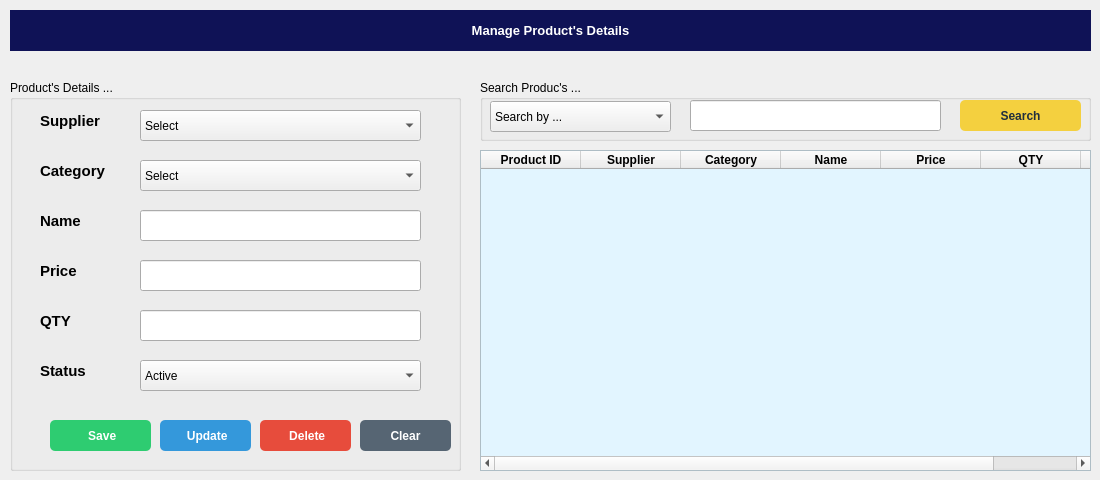
     <widget class="QWidget" name="tab_5">
      <attribute name="title">
       <string>Product's</string>
      </attribute>
      <widget class="QLabel" name="label_15">
       <property name="geometry">
        <rect>
         <x>10</x>
         <y>10</y>
         <width>1081</width>
         <height>41</height>
        </rect>
       </property>
       <property name="font">
        <font>
         <pointsize>10</pointsize>
         <weight>75</weight>
         <bold>true</bold>
        </font>
       </property>
       <property name="styleSheet">
        <string notr="true">background-color: rgb(15, 18, 86);
color: rgb(255, 255, 255);</string>
       </property>
       <property name="text">
        <string>Manage Product's Details</string>
       </property>
       <property name="alignment">
        <set>Qt::AlignCenter</set>
       </property>
      </widget>
      <widget class="QGroupBox" name="groupBox_2">
       <property name="geometry">
        <rect>
         <x>480</x>
         <y>80</y>
         <width>611</width>
         <height>61</height>
        </rect>
       </property>
       <property name="title">
        <string>Search Produc's ...</string>
       </property>
       <widget class="QComboBox" name="Product_SearchBy_Comb">
        <property name="geometry">
         <rect>
          <x>10</x>
          <y>21</y>
          <width>181</width>
          <height>31</height>
         </rect>
        </property>
        <item>
         <property name="text">
          <string>Search by ...</string>
         </property>
        </item>
        <item>
         <property name="text">
          <string>Supplier</string>
         </property>
        </item>
        <item>
         <property name="text">
          <string>Category</string>
         </property>
        </item>
        <item>
         <property name="text">
          <string>Name</string>
         </property>
        </item>
       </widget>
       <widget class="QLineEdit" name="Product_SearchBox_Comb">
        <property name="geometry">
         <rect>
          <x>210</x>
          <y>20</y>
          <width>251</width>
          <height>31</height>
         </rect>
        </property>
       </widget>
       <widget class="QPushButton" name="Product_Search_Btn">
        <property name="geometry">
         <rect>
          <x>480</x>
          <y>20</y>
          <width>121</width>
          <height>31</height>
         </rect>
        </property>
        <property name="font">
         <font>
          <weight>75</weight>
          <bold>true</bold>
         </font>
        </property>
        <property name="cursor">
         <cursorShape>PointingHandCursor</cursorShape>
        </property>
        <property name="styleSheet">
         <string notr="true">QPushButton{
  background-color: rgb(244, 208, 63);
  color: rgb(33, 47, 61);
  border-radius: 5px;
}
QPushButton::pressed{
	padding-left:2px;
	padding-top: 3px;
	background-color: rgb(248, 196, 113);
}</string>
        </property>
        <property name="text">
         <string>Search</string>
        </property>
       </widget>
      </widget>
      <widget class="QTableWidget" name="Product_tableWidget">
       <property name="geometry">
        <rect>
         <x>480</x>
         <y>150</y>
         <width>611</width>
         <height>321</height>
        </rect>
       </property>
       <property name="styleSheet">
        <string notr="true">QTableWidget#Product_tableWidget{
background-color: rgb(226, 245, 255);
}</string>
       </property>
       <property name="rowCount">
        <number>0</number>
       </property>
       <column>
        <property name="text">
         <string>Product ID</string>
        </property>
        <property name="font">
         <font>
          <weight>75</weight>
          <bold>true</bold>
         </font>
        </property>
        <property name="textAlignment">
         <set>AlignCenter</set>
        </property>
       </column>
       <column>
        <property name="text">
         <string>Supplier</string>
        </property>
        <property name="font">
         <font>
          <weight>75</weight>
          <bold>true</bold>
         </font>
        </property>
        <property name="textAlignment">
         <set>AlignCenter</set>
        </property>
       </column>
       <column>
        <property name="text">
         <string>Category</string>
        </property>
        <property name="font">
         <font>
          <weight>75</weight>
          <bold>true</bold>
         </font>
        </property>
        <property name="textAlignment">
         <set>AlignCenter</set>
        </property>
       </column>
       <column>
        <property name="text">
         <string>Name</string>
        </property>
        <property name="font">
         <font>
          <weight>75</weight>
          <bold>true</bold>
         </font>
        </property>
        <property name="textAlignment">
         <set>AlignCenter</set>
        </property>
       </column>
       <column>
        <property name="text">
         <string>Price</string>
        </property>
        <property name="font">
         <font>
          <weight>75</weight>
          <bold>true</bold>
         </font>
        </property>
        <property name="textAlignment">
         <set>AlignCenter</set>
        </property>
       </column>
       <column>
        <property name="text">
         <string>QTY</string>
        </property>
        <property name="font">
         <font>
          <weight>75</weight>
          <bold>true</bold>
         </font>
        </property>
        <property name="textAlignment">
         <set>AlignCenter</set>
        </property>
       </column>
       <column>
        <property name="text">
         <string>Status</string>
        </property>
        <property name="font">
         <font>
          <weight>75</weight>
          <bold>true</bold>
         </font>
        </property>
        <property name="textAlignment">
         <set>AlignCenter</set>
        </property>
       </column>
      </widget>
      <widget class="QGroupBox" name="groupBox_3">
       <property name="geometry">
        <rect>
         <x>10</x>
         <y>80</y>
         <width>451</width>
         <height>391</height>
        </rect>
       </property>
       <property name="title">
        <string>Product's Details ...</string>
       </property>
       <widget class="QComboBox" name="Product_Category_Comb">
        <property name="geometry">
         <rect>
          <x>130</x>
          <y>80</y>
          <width>281</width>
          <height>31</height>
         </rect>
        </property>
        <item>
         <property name="text">
          <string>Select</string>
         </property>
        </item>
       </widget>
       <widget class="QLabel" name="label_17">
        <property name="geometry">
         <rect>
          <x>30</x>
          <y>80</y>
          <width>71</width>
          <height>21</height>
         </rect>
        </property>
        <property name="font">
         <font>
          <pointsize>11</pointsize>
          <weight>75</weight>
          <bold>true</bold>
         </font>
        </property>
        <property name="text">
         <string>Category</string>
        </property>
       </widget>
       <widget class="QComboBox" name="Product_Supplier_Comb">
        <property name="geometry">
         <rect>
          <x>130</x>
          <y>30</y>
          <width>281</width>
          <height>31</height>
         </rect>
        </property>
        <item>
         <property name="text">
          <string>Select</string>
         </property>
        </item>
       </widget>
       <widget class="QLabel" name="label_18">
        <property name="geometry">
         <rect>
          <x>30</x>
          <y>30</y>
          <width>71</width>
          <height>21</height>
         </rect>
        </property>
        <property name="font">
         <font>
          <pointsize>11</pointsize>
          <weight>75</weight>
          <bold>true</bold>
         </font>
        </property>
        <property name="text">
         <string>Supplier</string>
        </property>
       </widget>
       <widget class="QLineEdit" name="Product_Name">
        <property name="geometry">
         <rect>
          <x>130</x>
          <y>130</y>
          <width>281</width>
          <height>31</height>
         </rect>
        </property>
       </widget>
       <widget class="QLabel" name="label_19">
        <property name="geometry">
         <rect>
          <x>30</x>
          <y>130</y>
          <width>61</width>
          <height>21</height>
         </rect>
        </property>
        <property name="font">
         <font>
          <pointsize>11</pointsize>
          <weight>75</weight>
          <bold>true</bold>
         </font>
        </property>
        <property name="text">
         <string>Name</string>
        </property>
       </widget>
       <widget class="QLabel" name="label_20">
        <property name="geometry">
         <rect>
          <x>30</x>
          <y>180</y>
          <width>61</width>
          <height>21</height>
         </rect>
        </property>
        <property name="font">
         <font>
          <pointsize>11</pointsize>
          <weight>75</weight>
          <bold>true</bold>
         </font>
        </property>
        <property name="text">
         <string>Price</string>
        </property>
       </widget>
       <widget class="QLineEdit" name="Product_Price">
        <property name="geometry">
         <rect>
          <x>130</x>
          <y>180</y>
          <width>281</width>
          <height>31</height>
         </rect>
        </property>
       </widget>
       <widget class="QLabel" name="label_21">
        <property name="geometry">
         <rect>
          <x>30</x>
          <y>230</y>
          <width>61</width>
          <height>21</height>
         </rect>
        </property>
        <property name="font">
         <font>
          <pointsize>11</pointsize>
          <weight>75</weight>
          <bold>true</bold>
         </font>
        </property>
        <property name="text">
         <string>QTY</string>
        </property>
       </widget>
       <widget class="QLineEdit" name="Product_Qty">
        <property name="geometry">
         <rect>
          <x>130</x>
          <y>230</y>
          <width>281</width>
          <height>31</height>
         </rect>
        </property>
       </widget>
       <widget class="QLabel" name="label_22">
        <property name="geometry">
         <rect>
          <x>30</x>
          <y>280</y>
          <width>71</width>
          <height>21</height>
         </rect>
        </property>
        <property name="font">
         <font>
          <pointsize>11</pointsize>
          <weight>75</weight>
          <bold>true</bold>
         </font>
        </property>
        <property name="text">
         <string>Status</string>
        </property>
       </widget>
       <widget class="QComboBox" name="Product_Status_Comb">
        <property name="geometry">
         <rect>
          <x>130</x>
          <y>280</y>
          <width>281</width>
          <height>31</height>
         </rect>
        </property>
        <item>
         <property name="text">
          <string>Active</string>
         </property>
        </item>
        <item>
         <property name="text">
          <string>Inactive</string>
         </property>
        </item>
       </widget>
       <widget class="QPushButton" name="Clear_Product_Btn">
        <property name="geometry">
         <rect>
          <x>350</x>
          <y>340</y>
          <width>91</width>
          <height>31</height>
         </rect>
        </property>
        <property name="font">
         <font>
          <weight>75</weight>
          <bold>true</bold>
         </font>
        </property>
        <property name="cursor">
         <cursorShape>PointingHandCursor</cursorShape>
        </property>
        <property name="styleSheet">
         <string notr="true">QPushButton{
  background-color: rgb(86, 101, 115);
  color: rgb(255, 255, 255);
  border-radius: 5px;
}
QPushButton::pressed{
	padding-left:5px;
	padding-top: 5px;
	background-color: rgb(128, 139, 150);
}</string>
        </property>
        <property name="text">
         <string>Clear</string>
        </property>
        <property name="icon">
         <iconset resource="images_rc.qrc">
          <normaloff>:/images/Images/clean.png</normaloff>:/images/Images/clean.png</iconset>
        </property>
       </widget>
       <widget class="QPushButton" name="Update_Product_Btn">
        <property name="geometry">
         <rect>
          <x>150</x>
          <y>340</y>
          <width>91</width>
          <height>31</height>
         </rect>
        </property>
        <property name="font">
         <font>
          <weight>75</weight>
          <bold>true</bold>
         </font>
        </property>
        <property name="cursor">
         <cursorShape>PointingHandCursor</cursorShape>
        </property>
        <property name="styleSheet">
         <string notr="true">QPushButton{
  background-color: rgb(52, 152, 219);
  color: rgb(255, 255, 255);
  border-radius: 5px;
}
QPushButton::pressed{
	padding-left:5px;
	padding-top: 5px;
	background-color: rgb(93, 173, 226);
}</string>
        </property>
        <property name="text">
         <string> Update</string>
        </property>
        <property name="icon">
         <iconset resource="images_rc.qrc">
          <normaloff>:/images/Images/refresh.png</normaloff>:/images/Images/refresh.png</iconset>
        </property>
       </widget>
       <widget class="QPushButton" name="Delete_Product_Btn">
        <property name="geometry">
         <rect>
          <x>250</x>
          <y>340</y>
          <width>91</width>
          <height>31</height>
         </rect>
        </property>
        <property name="font">
         <font>
          <weight>75</weight>
          <bold>true</bold>
         </font>
        </property>
        <property name="cursor">
         <cursorShape>PointingHandCursor</cursorShape>
        </property>
        <property name="styleSheet">
         <string notr="true">QPushButton{
  background-color: rgb(231, 76, 60);
  color: rgb(255, 255, 255);
  border-radius: 5px;
}
QPushButton::pressed{
	padding-left:5px;
	padding-top: 5px;
	background-color: rgb(236, 112, 99);
}</string>
        </property>
        <property name="text">
         <string> Delete</string>
        </property>
        <property name="icon">
         <iconset resource="images_rc.qrc">
          <normaloff>:/images/Images/bin.png</normaloff>:/images/Images/bin.png</iconset>
        </property>
        <property name="iconSize">
         <size>
          <width>15</width>
          <height>15</height>
         </size>
        </property>
       </widget>
       <widget class="QPushButton" name="Save_Product_Btn">
        <property name="geometry">
         <rect>
          <x>40</x>
          <y>340</y>
          <width>101</width>
          <height>31</height>
         </rect>
        </property>
        <property name="font">
         <font>
          <weight>75</weight>
          <bold>true</bold>
         </font>
        </property>
        <property name="cursor">
         <cursorShape>PointingHandCursor</cursorShape>
        </property>
        <property name="styleSheet">
         <string notr="true">QPushButton{
  background-color: rgb(46, 204, 113);
  color: rgb(255, 255, 255);
  border-radius: 5px;
}
QPushButton::pressed{
	padding-left:5px;
	padding-top: 5px;
	background-color: rgb(130, 224, 170);
}</string>
        </property>
        <property name="text">
         <string> Save</string>
        </property>
        <property name="icon">
         <iconset resource="images_rc.qrc">
          <normaloff>:/images/Images/save.png</normaloff>:/images/Images/save.png</iconset>
        </property>
       </widget>
      </widget>
     </widget>
